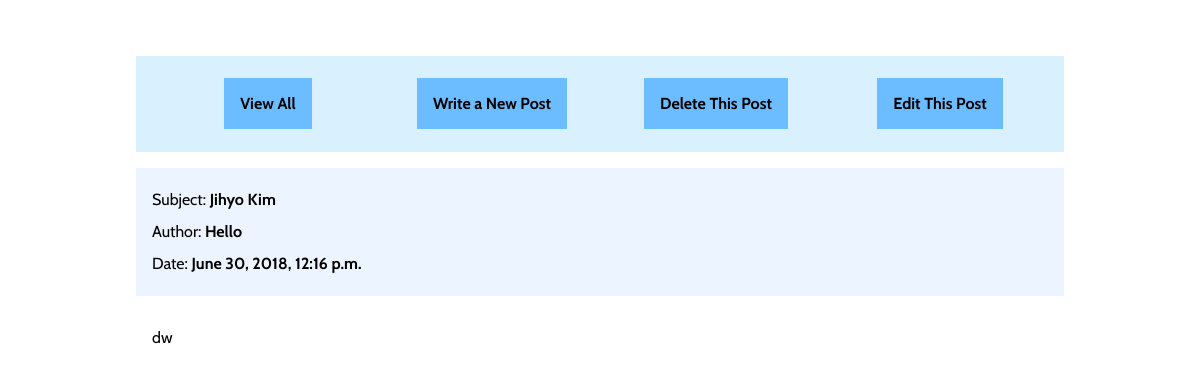
The app's page /post/ViewPost/68 with its own data.
### post/models.py (models this page shows, shortened)
class Post(models.Model):
    subject = models.CharField(max_length=255)
    author = models.CharField(max_length=50)
    content = models.TextField()
    date = models.DateTimeField(default=timezone.now, blank=True)

### post/views.py (the view)
# urls.py: path('ViewPost/<int:pk>', views.DetailView.as_view(), name="ViewPost"),
class DetailView(generic.DetailView):
    model = Post
    context_object_name = 'post'
    template_name = 'post/viewPostIndex.html'

### post/templates/post/viewPostIndex.html (shortened to what this page needs)
{% load static %}
<!DOCTYPE html>
<html lang="en">
<head>
    <link rel="stylesheet" href="{% static 'viewPostStyle.css' %}">
</head>
<body>
    <section class="main-section">
        <div class="controller">
            <ul>
                <li id="view-all"><a href="{% url 'post:postpage' 1 %}">View All</a></li>
                <li id="write-post"><a href="{% url 'post:AddNewPost' %}">Write a New Post</a></li>
                <li id='delete-post'>
                    <form id ='my_form'action="{% url 'post:DeletePost' post.pk %}" method="POST">
                        <a id='delete-button'href="javascript:{}" onclick="document.getElementById('my_form').submit();">Delete This Post</a>
                    </form>
                </li>
                <li id='edit-post'><a href="{% url 'post:UpdatePost' post.pk %}">Edit This Post</a></li>
            </ul>
        </div>
        <ul class="post-info">
            <li id="subject">Subject: <strong>{{post.subject}}</strong></li>
            <li id="author">Author: <strong>{{post.author}}</strong></li>
            <li id="date">Date: <strong>{{post.date}}</strong></li>
        </ul>
        <p class="content">
            {{post.content}}
        </p>
    </section>
</body>
</html>

### post/static/viewPostStyle.css (style rules this page uses)
body { font-family: 'Cabin', sans-serif; padding: 2em 8em; }
.main-section>.content { text-align: left; padding: 1em 1em; }
.main-section>.post-info { list-style: none; background: rgba(223, 239, 255, 0.596); line-height: 2em; padding: 1em; }
.controller>ul { display: flex; list-style: none; line-height: 2em; padding: 1em; background: rgba(165, 222, 255, 0.418); }
.controller>ul>li { margin-left: .5em; flex: 1; padding: 1em; text-align: center; }
.controller>ul>li>a, #delete-button { padding: 1em; text-decoration: none; color: rgb(0, 0, 0); font-weight: bold; background: rgba(82, 177, 255, 0.801); }

### records on screen
Post: subject "Jihyo Kim", author "Hello", date "June 30, 2018, 12:16 p.m.", content "dw"
